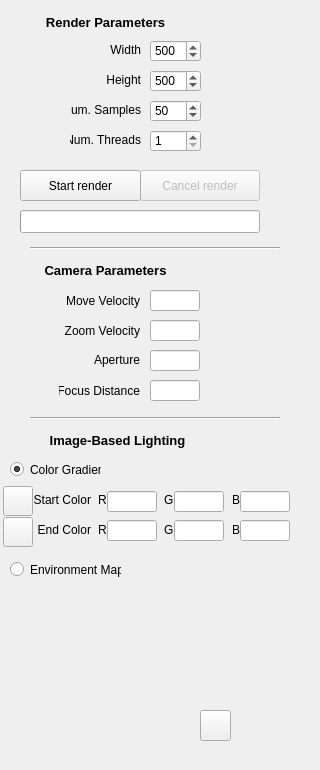
<?xml version="1.0" encoding="UTF-8"?>
<ui version="4.0">
 <class>RenderOptions</class>
 <widget class="QWidget" name="RenderOptions">
  <property name="geometry">
   <rect>
    <x>0</x>
    <y>0</y>
    <width>320</width>
    <height>770</height>
   </rect>
  </property>
  <property name="minimumSize">
   <size>
    <width>0</width>
    <height>770</height>
   </size>
  </property>
  <property name="windowTitle">
   <string>Form</string>
  </property>
  <widget class="QLabel" name="samples_label">
   <property name="geometry">
    <rect>
     <x>70</x>
     <y>100</y>
     <width>71</width>
     <height>20</height>
    </rect>
   </property>
   <property name="text">
    <string>Num. Samples</string>
   </property>
   <property name="alignment">
    <set>Qt::AlignRight|Qt::AlignTrailing|Qt::AlignVCenter</set>
   </property>
  </widget>
  <widget class="QLabel" name="threads_label">
   <property name="geometry">
    <rect>
     <x>70</x>
     <y>130</y>
     <width>71</width>
     <height>20</height>
    </rect>
   </property>
   <property name="text">
    <string>Num. Threads</string>
   </property>
   <property name="alignment">
    <set>Qt::AlignRight|Qt::AlignTrailing|Qt::AlignVCenter</set>
   </property>
  </widget>
  <widget class="QSpinBox" name="threads">
   <property name="geometry">
    <rect>
     <x>150</x>
     <y>130</y>
     <width>51</width>
     <height>22</height>
    </rect>
   </property>
   <property name="minimum">
    <number>1</number>
   </property>
   <property name="maximum">
    <number>32</number>
   </property>
   <property name="singleStep">
    <number>1</number>
   </property>
   <property name="value">
    <number>1</number>
   </property>
  </widget>
  <widget class="QSpinBox" name="width">
   <property name="geometry">
    <rect>
     <x>150</x>
     <y>40</y>
     <width>51</width>
     <height>22</height>
    </rect>
   </property>
   <property name="minimum">
    <number>100</number>
   </property>
   <property name="maximum">
    <number>10000</number>
   </property>
   <property name="singleStep">
    <number>100</number>
   </property>
   <property name="value">
    <number>500</number>
   </property>
  </widget>
  <widget class="QSpinBox" name="height">
   <property name="geometry">
    <rect>
     <x>150</x>
     <y>70</y>
     <width>51</width>
     <height>22</height>
    </rect>
   </property>
   <property name="minimum">
    <number>100</number>
   </property>
   <property name="maximum">
    <number>10000</number>
   </property>
   <property name="singleStep">
    <number>100</number>
   </property>
   <property name="value">
    <number>500</number>
   </property>
  </widget>
  <widget class="QSpinBox" name="samples">
   <property name="geometry">
    <rect>
     <x>150</x>
     <y>100</y>
     <width>51</width>
     <height>22</height>
    </rect>
   </property>
   <property name="minimum">
    <number>1</number>
   </property>
   <property name="maximum">
    <number>1000000</number>
   </property>
   <property name="singleStep">
    <number>10</number>
   </property>
   <property name="value">
    <number>50</number>
   </property>
  </widget>
  <widget class="QLabel" name="width_label">
   <property name="geometry">
    <rect>
     <x>70</x>
     <y>40</y>
     <width>71</width>
     <height>20</height>
    </rect>
   </property>
   <property name="text">
    <string>Width</string>
   </property>
   <property name="alignment">
    <set>Qt::AlignRight|Qt::AlignTrailing|Qt::AlignVCenter</set>
   </property>
  </widget>
  <widget class="QLabel" name="height_label">
   <property name="geometry">
    <rect>
     <x>70</x>
     <y>70</y>
     <width>71</width>
     <height>20</height>
    </rect>
   </property>
   <property name="text">
    <string>Height</string>
   </property>
   <property name="alignment">
    <set>Qt::AlignRight|Qt::AlignTrailing|Qt::AlignVCenter</set>
   </property>
  </widget>
  <widget class="QPushButton" name="cancel_render_button">
   <property name="enabled">
    <bool>false</bool>
   </property>
   <property name="geometry">
    <rect>
     <x>140</x>
     <y>170</y>
     <width>120</width>
     <height>31</height>
    </rect>
   </property>
   <property name="text">
    <string>Cancel render</string>
   </property>
  </widget>
  <widget class="QPushButton" name="start_render_button">
   <property name="geometry">
    <rect>
     <x>20</x>
     <y>170</y>
     <width>121</width>
     <height>31</height>
    </rect>
   </property>
   <property name="text">
    <string>Start render</string>
   </property>
  </widget>
  <widget class="QLabel" name="camera_parameters_label">
   <property name="geometry">
    <rect>
     <x>40</x>
     <y>260</y>
     <width>131</width>
     <height>21</height>
    </rect>
   </property>
   <property name="font">
    <font>
     <family>Arial</family>
     <pointsize>10</pointsize>
     <weight>75</weight>
     <bold>true</bold>
    </font>
   </property>
   <property name="styleSheet">
    <string notr="true"/>
   </property>
   <property name="text">
    <string>Camera Parameters</string>
   </property>
   <property name="alignment">
    <set>Qt::AlignCenter</set>
   </property>
  </widget>
  <widget class="QLabel" name="move_vel_label">
   <property name="geometry">
    <rect>
     <x>59</x>
     <y>290</y>
     <width>81</width>
     <height>21</height>
    </rect>
   </property>
   <property name="text">
    <string>Move Velocity</string>
   </property>
   <property name="alignment">
    <set>Qt::AlignRight|Qt::AlignTrailing|Qt::AlignVCenter</set>
   </property>
  </widget>
  <widget class="QLabel" name="zoom_vel_label">
   <property name="geometry">
    <rect>
     <x>59</x>
     <y>320</y>
     <width>81</width>
     <height>21</height>
    </rect>
   </property>
   <property name="text">
    <string>Zoom Velocity</string>
   </property>
   <property name="alignment">
    <set>Qt::AlignRight|Qt::AlignTrailing|Qt::AlignVCenter</set>
   </property>
  </widget>
  <widget class="QLabel" name="aperture_label">
   <property name="geometry">
    <rect>
     <x>59</x>
     <y>350</y>
     <width>81</width>
     <height>20</height>
    </rect>
   </property>
   <property name="text">
    <string>Aperture</string>
   </property>
   <property name="alignment">
    <set>Qt::AlignRight|Qt::AlignTrailing|Qt::AlignVCenter</set>
   </property>
  </widget>
  <widget class="QLabel" name="focus_label">
   <property name="geometry">
    <rect>
     <x>59</x>
     <y>380</y>
     <width>81</width>
     <height>21</height>
    </rect>
   </property>
   <property name="text">
    <string>Focus Distance</string>
   </property>
   <property name="alignment">
    <set>Qt::AlignRight|Qt::AlignTrailing|Qt::AlignVCenter</set>
   </property>
  </widget>
  <widget class="QLineEdit" name="focus_distance">
   <property name="geometry">
    <rect>
     <x>150</x>
     <y>380</y>
     <width>50</width>
     <height>21</height>
    </rect>
   </property>
   <property name="alignment">
    <set>Qt::AlignRight|Qt::AlignTrailing|Qt::AlignVCenter</set>
   </property>
  </widget>
  <widget class="QLineEdit" name="zoom_velocity">
   <property name="geometry">
    <rect>
     <x>150</x>
     <y>320</y>
     <width>50</width>
     <height>21</height>
    </rect>
   </property>
   <property name="alignment">
    <set>Qt::AlignRight|Qt::AlignTrailing|Qt::AlignVCenter</set>
   </property>
  </widget>
  <widget class="QLineEdit" name="move_velocity">
   <property name="geometry">
    <rect>
     <x>150</x>
     <y>290</y>
     <width>50</width>
     <height>21</height>
    </rect>
   </property>
   <property name="alignment">
    <set>Qt::AlignRight|Qt::AlignTrailing|Qt::AlignVCenter</set>
   </property>
  </widget>
  <widget class="QLineEdit" name="aperture">
   <property name="geometry">
    <rect>
     <x>150</x>
     <y>350</y>
     <width>50</width>
     <height>21</height>
    </rect>
   </property>
   <property name="alignment">
    <set>Qt::AlignRight|Qt::AlignTrailing|Qt::AlignVCenter</set>
   </property>
  </widget>
  <widget class="QLabel" name="ibl_label">
   <property name="geometry">
    <rect>
     <x>42</x>
     <y>430</y>
     <width>151</width>
     <height>21</height>
    </rect>
   </property>
   <property name="font">
    <font>
     <family>Arial</family>
     <pointsize>10</pointsize>
     <weight>75</weight>
     <bold>true</bold>
    </font>
   </property>
   <property name="styleSheet">
    <string notr="true"/>
   </property>
   <property name="text">
    <string>Image-Based Lighting</string>
   </property>
   <property name="alignment">
    <set>Qt::AlignCenter</set>
   </property>
  </widget>
  <widget class="QLineEdit" name="end_color_z">
   <property name="geometry">
    <rect>
     <x>240</x>
     <y>520</y>
     <width>50</width>
     <height>21</height>
    </rect>
   </property>
  </widget>
  <widget class="QLineEdit" name="start_color_z">
   <property name="geometry">
    <rect>
     <x>240</x>
     <y>491</y>
     <width>50</width>
     <height>21</height>
    </rect>
   </property>
  </widget>
  <widget class="QLineEdit" name="end_color_x">
   <property name="geometry">
    <rect>
     <x>107</x>
     <y>520</y>
     <width>50</width>
     <height>21</height>
    </rect>
   </property>
  </widget>
  <widget class="QLineEdit" name="end_color_y">
   <property name="geometry">
    <rect>
     <x>174</x>
     <y>520</y>
     <width>50</width>
     <height>21</height>
    </rect>
   </property>
  </widget>
  <widget class="QPushButton" name="open_environment">
   <property name="geometry">
    <rect>
     <x>200</x>
     <y>710</y>
     <width>31</width>
     <height>31</height>
    </rect>
   </property>
   <property name="text">
    <string/>
   </property>
   <property name="icon">
    <iconset resource="../resources.qrc">
     <normaloff>:/resource/open_file_icon.png</normaloff>:/resource/open_file_icon.png</iconset>
   </property>
   <property name="iconSize">
    <size>
     <width>20</width>
     <height>20</height>
    </size>
   </property>
  </widget>
  <widget class="QLineEdit" name="start_color_y">
   <property name="geometry">
    <rect>
     <x>174</x>
     <y>491</y>
     <width>50</width>
     <height>21</height>
    </rect>
   </property>
  </widget>
  <widget class="QLabel" name="environment_view">
   <property name="geometry">
    <rect>
     <x>40</x>
     <y>590</y>
     <width>150</width>
     <height>150</height>
    </rect>
   </property>
   <property name="text">
    <string/>
   </property>
  </widget>
  <widget class="QLabel" name="label_3">
   <property name="geometry">
    <rect>
     <x>30</x>
     <y>520</y>
     <width>61</width>
     <height>20</height>
    </rect>
   </property>
   <property name="text">
    <string>End Color</string>
   </property>
   <property name="alignment">
    <set>Qt::AlignRight|Qt::AlignTrailing|Qt::AlignVCenter</set>
   </property>
  </widget>
  <widget class="QRadioButton" name="gradient">
   <property name="geometry">
    <rect>
     <x>10</x>
     <y>460</y>
     <width>91</width>
     <height>19</height>
    </rect>
   </property>
   <property name="text">
    <string>Color Gradient</string>
   </property>
   <property name="checked">
    <bool>true</bool>
   </property>
  </widget>
  <widget class="QRadioButton" name="environment_map">
   <property name="geometry">
    <rect>
     <x>10</x>
     <y>560</y>
     <width>111</width>
     <height>19</height>
    </rect>
   </property>
   <property name="text">
    <string>Environment Map</string>
   </property>
  </widget>
  <widget class="QLabel" name="label_2">
   <property name="geometry">
    <rect>
     <x>30</x>
     <y>490</y>
     <width>61</width>
     <height>20</height>
    </rect>
   </property>
   <property name="text">
    <string>Start Color</string>
   </property>
   <property name="alignment">
    <set>Qt::AlignRight|Qt::AlignTrailing|Qt::AlignVCenter</set>
   </property>
  </widget>
  <widget class="QLineEdit" name="start_color_x">
   <property name="geometry">
    <rect>
     <x>107</x>
     <y>491</y>
     <width>50</width>
     <height>21</height>
    </rect>
   </property>
  </widget>
  <widget class="QLabel" name="render_parameters_label">
   <property name="geometry">
    <rect>
     <x>40</x>
     <y>12</y>
     <width>131</width>
     <height>21</height>
    </rect>
   </property>
   <property name="font">
    <font>
     <family>Arial</family>
     <pointsize>10</pointsize>
     <weight>75</weight>
     <bold>true</bold>
    </font>
   </property>
   <property name="styleSheet">
    <string notr="true"/>
   </property>
   <property name="text">
    <string>Render Parameters</string>
   </property>
   <property name="alignment">
    <set>Qt::AlignCenter</set>
   </property>
  </widget>
  <widget class="Line" name="line">
   <property name="geometry">
    <rect>
     <x>30</x>
     <y>240</y>
     <width>250</width>
     <height>16</height>
    </rect>
   </property>
   <property name="orientation">
    <enum>Qt::Horizontal</enum>
   </property>
  </widget>
  <widget class="Line" name="line_2">
   <property name="geometry">
    <rect>
     <x>30</x>
     <y>410</y>
     <width>250</width>
     <height>16</height>
    </rect>
   </property>
   <property name="orientation">
    <enum>Qt::Horizontal</enum>
   </property>
  </widget>
  <widget class="QProgressBar" name="render_progress">
   <property name="geometry">
    <rect>
     <x>20</x>
     <y>210</y>
     <width>240</width>
     <height>23</height>
    </rect>
   </property>
   <property name="maximum">
    <number>100</number>
   </property>
   <property name="alignment">
    <set>Qt::AlignCenter</set>
   </property>
   <property name="textVisible">
    <bool>false</bool>
   </property>
   <property name="format">
    <string> %v / %m pixels - %p%</string>
   </property>
  </widget>
  <widget class="QLabel" name="render_params_icon">
   <property name="geometry">
    <rect>
     <x>15</x>
     <y>12</y>
     <width>21</width>
     <height>21</height>
    </rect>
   </property>
   <property name="text">
    <string/>
   </property>
   <property name="pixmap">
    <pixmap resource="../resources.qrc">:/resource/render_params_icon.png</pixmap>
   </property>
   <property name="scaledContents">
    <bool>true</bool>
   </property>
  </widget>
  <widget class="QLabel" name="camera_params_icon">
   <property name="geometry">
    <rect>
     <x>15</x>
     <y>260</y>
     <width>21</width>
     <height>21</height>
    </rect>
   </property>
   <property name="text">
    <string/>
   </property>
   <property name="pixmap">
    <pixmap resource="../resources.qrc">:/resource/camera_params_icon.png</pixmap>
   </property>
   <property name="scaledContents">
    <bool>true</bool>
   </property>
  </widget>
  <widget class="QLabel" name="ibl_icon">
   <property name="geometry">
    <rect>
     <x>15</x>
     <y>430</y>
     <width>21</width>
     <height>21</height>
    </rect>
   </property>
   <property name="text">
    <string/>
   </property>
   <property name="pixmap">
    <pixmap resource="../resources.qrc">:/resource/illum_image_params.png</pixmap>
   </property>
   <property name="scaledContents">
    <bool>true</bool>
   </property>
  </widget>
  <widget class="QPushButton" name="open_color_dialog_start">
   <property name="geometry">
    <rect>
     <x>3</x>
     <y>486</y>
     <width>30</width>
     <height>30</height>
    </rect>
   </property>
   <property name="text">
    <string/>
   </property>
   <property name="icon">
    <iconset resource="../resources.qrc">
     <normaloff>:/resource/color_dialog_icon.png</normaloff>:/resource/color_dialog_icon.png</iconset>
   </property>
   <property name="iconSize">
    <size>
     <width>20</width>
     <height>20</height>
    </size>
   </property>
  </widget>
  <widget class="QPushButton" name="open_color_dialog_end">
   <property name="geometry">
    <rect>
     <x>3</x>
     <y>517</y>
     <width>30</width>
     <height>30</height>
    </rect>
   </property>
   <property name="text">
    <string/>
   </property>
   <property name="icon">
    <iconset resource="../resources.qrc">
     <normaloff>:/resource/color_dialog_icon.png</normaloff>:/resource/color_dialog_icon.png</iconset>
   </property>
   <property name="iconSize">
    <size>
     <width>20</width>
     <height>20</height>
    </size>
   </property>
  </widget>
  <widget class="QLabel" name="label_4">
   <property name="geometry">
    <rect>
     <x>164</x>
     <y>492</y>
     <width>16</width>
     <height>16</height>
    </rect>
   </property>
   <property name="text">
    <string>G</string>
   </property>
  </widget>
  <widget class="QLabel" name="label">
   <property name="geometry">
    <rect>
     <x>98</x>
     <y>492</y>
     <width>16</width>
     <height>16</height>
    </rect>
   </property>
   <property name="text">
    <string>R</string>
   </property>
  </widget>
  <widget class="QLabel" name="label_5">
   <property name="geometry">
    <rect>
     <x>232</x>
     <y>492</y>
     <width>16</width>
     <height>16</height>
    </rect>
   </property>
   <property name="text">
    <string>B</string>
   </property>
  </widget>
  <widget class="QLabel" name="label_6">
   <property name="geometry">
    <rect>
     <x>232</x>
     <y>522</y>
     <width>16</width>
     <height>16</height>
    </rect>
   </property>
   <property name="text">
    <string>B</string>
   </property>
  </widget>
  <widget class="QLabel" name="label_7">
   <property name="geometry">
    <rect>
     <x>98</x>
     <y>522</y>
     <width>16</width>
     <height>16</height>
    </rect>
   </property>
   <property name="text">
    <string>R</string>
   </property>
  </widget>
  <widget class="QLabel" name="label_8">
   <property name="geometry">
    <rect>
     <x>164</x>
     <y>522</y>
     <width>16</width>
     <height>16</height>
    </rect>
   </property>
   <property name="text">
    <string>G</string>
   </property>
  </widget>
 </widget>
 <resources>
  <include location="../resources.qrc"/>
 </resources>
 <connections/>
</ui>
